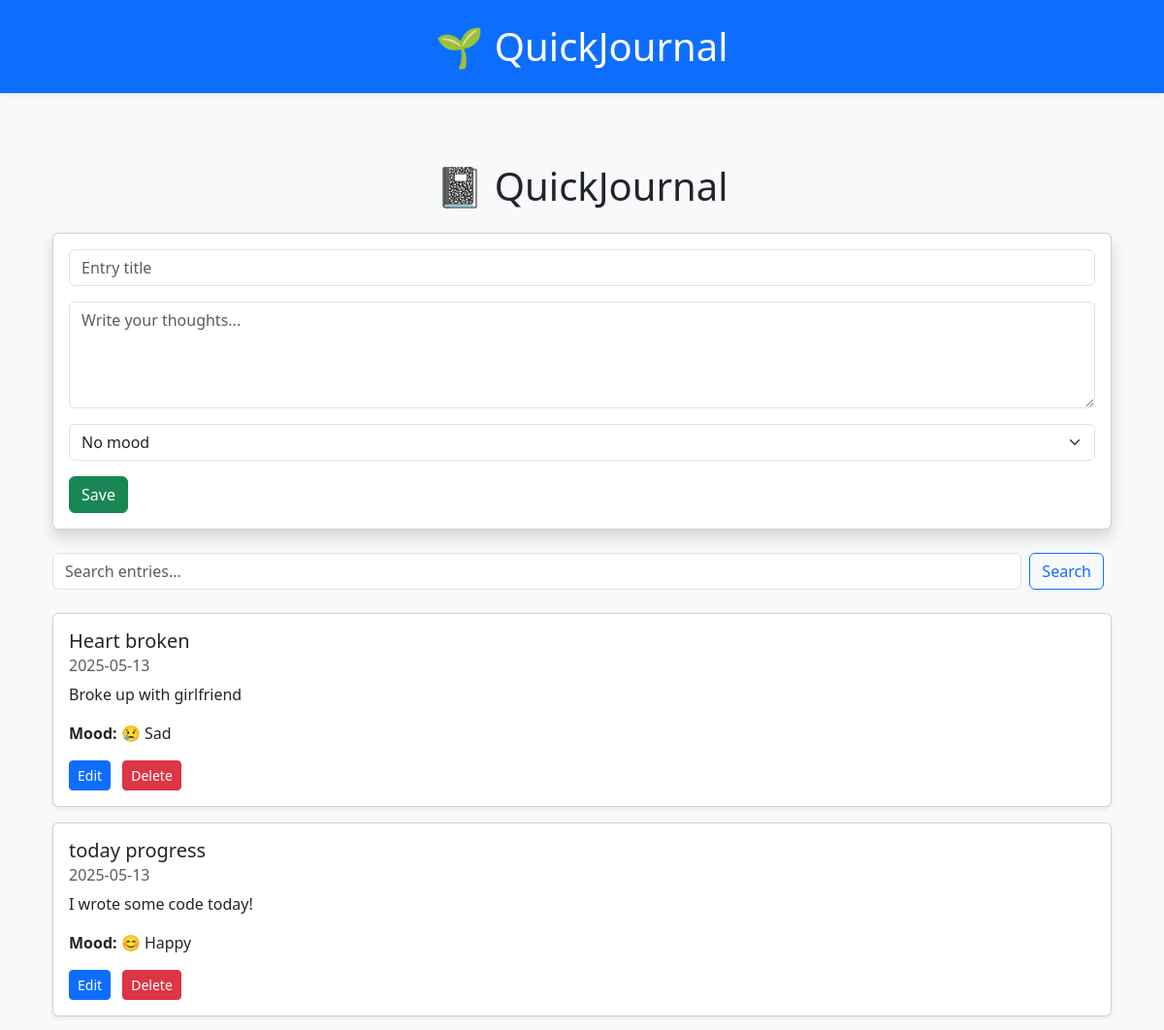
Before: / (upper part) with the older database file.
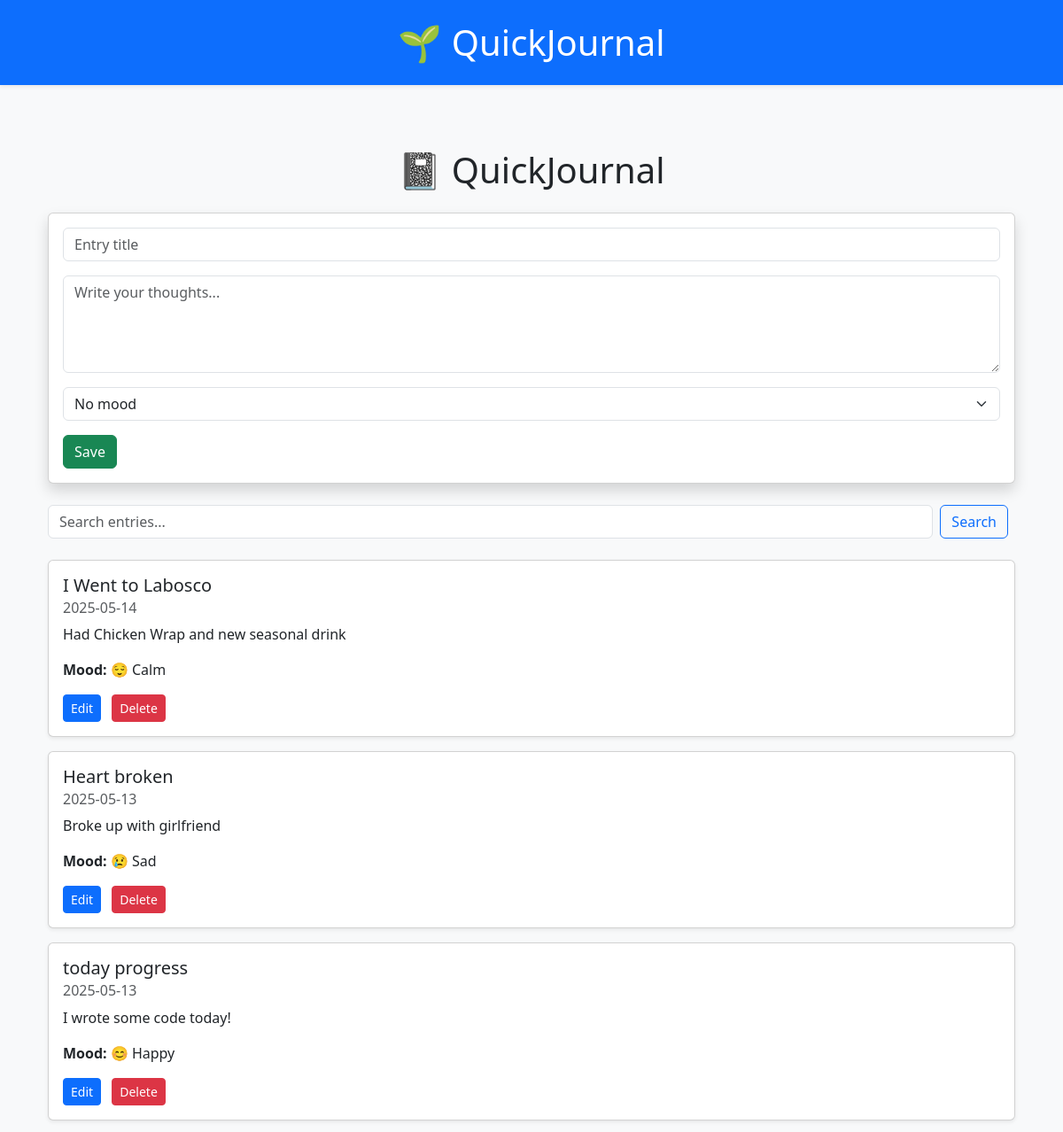
After: the same page with the newer database file.
### models.py (models this page shows, shortened)
class JournalEntry(db.Model):
    id = db.Column(db.Integer, primary_key=True)
    title = db.Column(db.String(200), nullable=False)
    mood = db.Column(db.String(100))
    content = db.Column(db.Text, nullable=False)
    date_created = db.Column(db.DateTime, default=func.now())
    user_id = db.Column(
        db.Integer, db.ForeignKey("user.id"), nullable=True
    )  # will be added later

### app.py (the view)
@app.route("/", methods=["GET", "POST"])
def index():
    if request.method == "POST":
        title = request.form["title"]
        content = request.form["content"]
        mood = request.form.get("mood")
        new_entry = JournalEntry(title=title, content=content, mood=mood)
        try:
            db.session.add(new_entry)
            db.session.commit()
            return redirect("/")
        except Exception as e:
            print(f"Error: {e}")  # Print the actual error!
            return "Error saving journal entry."
    else:
        query = request.args.get("q")
        if query:
            entries = (
                JournalEntry.query.filter(
                    (JournalEntry.title.contains(query))
                    | (JournalEntry.content.contains(query))
                )
                .order_by(JournalEntry.date_created.desc())
                .all()
            )
        else:
            entries = JournalEntry.query.order_by(
                JournalEntry.date_created.desc()
            ).all()
        return render_template("index.html", entries=entries, mood_icons=mood_icons)

### templates/index.html (shortened to what this page needs)
{% extends "base.html" %}
{% block content %}
<div class="container my-5">
    <h1 class="mb-4 text-center">📓 QuickJournal</h1>
    <div class="card mb-4 shadow">
        <div class="card-body">
            <form method="POST">
                <div class="mb-3">
                    <input type="text" name="title" class="form-control" placeholder="Entry title" required>
                </div>
                <div class="mb-3">
                    <textarea name="content" class="form-control" placeholder="Write your thoughts..." rows="4" required></textarea>
                </div>
                <div class="mb-3">
                    <select name="mood" class="form-select">
                        {% for mood_key, mood_value in mood_icons.items() %}
                            <option value="{{ mood_key }}" {% if "" == mood_key %} selected {% endif %}>
                                {{ mood_value }}
                            </option>
                        {% endfor %}
                    </select>
                </div>
                <button type="submit" class="btn btn-success">Save</button>
            </form>
        </div>
    </div>
    <form method="GET" action="/" class="d-flex mb-4">
        <input type="text" name="q" class="form-control me-2" placeholder="Search entries..." value="{{ request.args.get('q', '') }}">
        <button type="submit" class="btn btn-outline-primary me-2">Search</button>
    </form>
    {% for entry in entries %}
        <div class="card mb-3 shadow-sm">
            <div class="card-body">
                <h5 class="card-title">{{ entry.title }}</h5>
                <h6 class="card-subtitle mb-2 text-muted">{{ entry.date_created.strftime('%Y-%m-%d') }}</h6>
                <p class="card-text">{{ entry.content }}</p>
                <p><strong>Mood:</strong> {{ mood_icons.get(entry.mood, "No mood") }}</p>
                <a href="/edit/{{ entry.id }}" class="btn btn-sm btn-primary me-2">Edit</a>
                <a href="/delete/{{ entry.id }}" class="btn btn-sm btn-danger">Delete</a>
            </div>
        </div>
    {% endfor %}
</div>
{% endblock %}

### templates/base.html (shortened to what this page needs)
<!DOCTYPE html>
<html lang="en">
<head>
    <link rel="stylesheet" href="{{ url_for('static', filename='css/main.css') }}">
    <link href="https://cdn.jsdelivr.net/npm/bootstrap@5.3.3/dist/css/bootstrap.min.css" rel="stylesheet">
</head>
<body class="d-flex flex-column min-vh-100 bg-light">
    <header class="bg-primary text-white text-center py-4 mb-4 shadow-sm">
        <h1 class="mb-0">🌱 QuickJournal</h1>
    </header>
    <main class="container flex-fill">
        {% block content %}
        {% endblock %}
    </main>
</body>
</html>

Changed rows visible on the page:
added JournalEntry: title "I Went to Labosco", date_created "2025-05-14", content "Had Chicken Wrap and new seasonal drink", get "😌 Calm"
